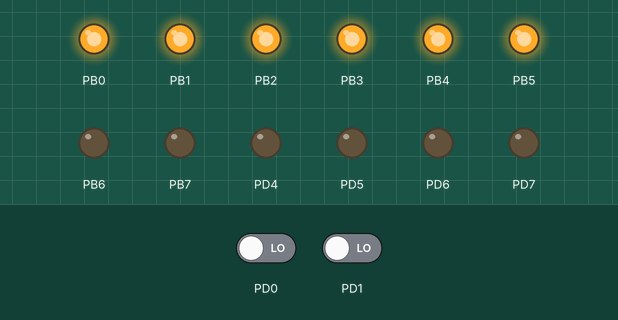
Simulated run of this program. Board: ATmega128, built with avr-gcc and emulated at 8 MHz. On the bench: output pins drawn as LEDs (lit = HIGH). Dashed ring = blinking. Inputs (shaded band) come from the test bench; at power-on: PD0 LOW, PD1 LOW.

Above: at 1.2 s.
1.3 s: PD0 driven HIGH
At 1.7 s:
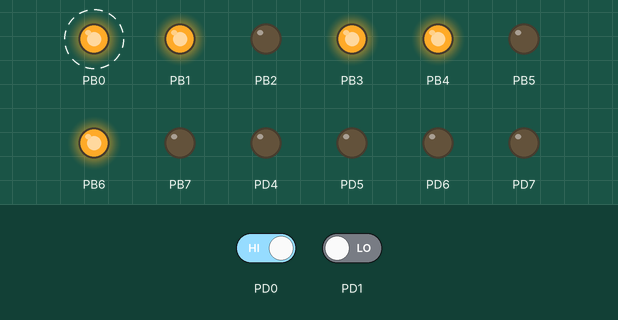
4.3 s: PD1 driven HIGH
At 5.0 s:
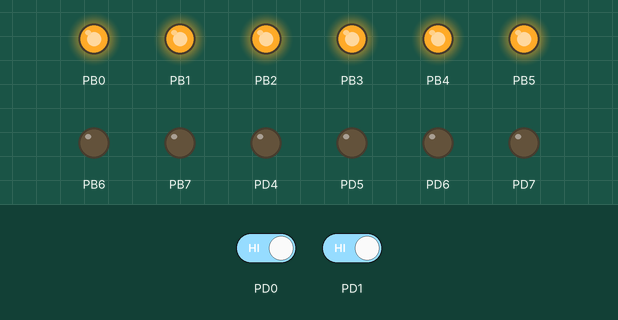
5.9 s: PD1 driven LOW
At 6.5 s:
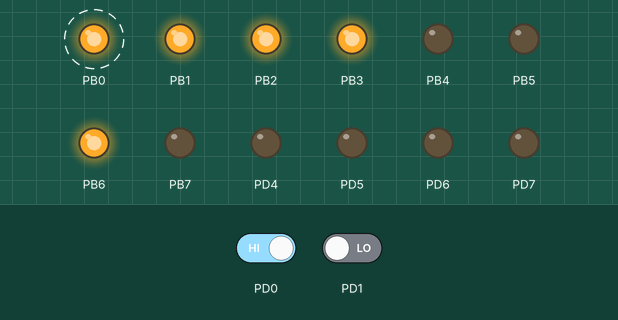
8.9 s: PD0 driven LOW
At 8.9 s:
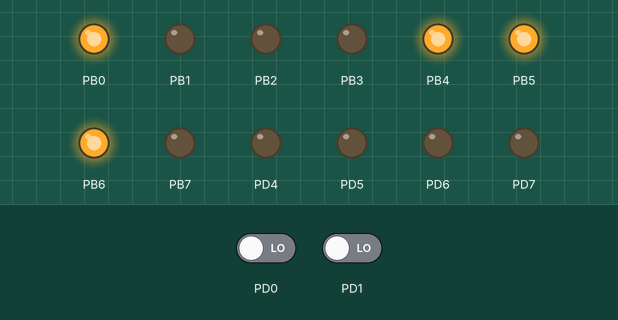
Timing chart, 0 to 11.4 s (numbered marks = the images above; inputs shaded):
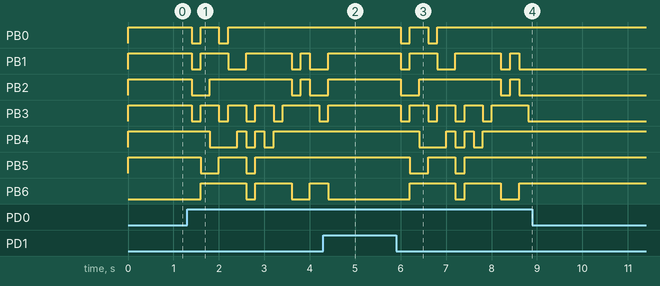

The program:

main.cpp
```cpp
// (licence header left out)
#define F_CPU 8e6

#include <avr/io.h>
#include <util/delay.h>


void wait( int ms ) {
	for (int i=0; i<ms; i++) {
		_delay_ms( 1 );		// library function (max 30 ms at 8MHz)
	}
}

const unsigned char symbols[16]{
	0x3F,
	0x30,
	0x5B,
	0x4F,
	0x66,
	0x6D,
	0x7D,
	0x07,
	0x7F,
	0x6F,
	0x77,
	0x7F,
	0x39,
	0x3F,
	0x79,
	0x71
};

int main( void ) {
	int count = 0;
	DDRB = 0xFF;
	DDRD = 0xF0;
	while(1){
		if(PIND &0x01 && PIND &0x02){
			count = 0;
		}
		else if(PIND & 0x01){
			count++;
			if(count > 15){
				count = 0;
			}
		}
		else if(PIND & 0x02){
			count--;
			if(count < 0){
				count = 15;
			}
		}

		PORTB = symbols[count];

		wait(200);
	}
	return 1;
}
```

Measured:
- after the input at 1.3 s, PB0: alternates HIGH for 0.40 s and LOW for 0.20 s, 4 changes in all, then stays HIGH, starting after 0.10 s; PB1: goes LOW 0.20 s, HIGH 0.60 s, LOW 0.40 s, HIGH 1.0 s, LOW 0.20 s, HIGH 0.20 s, then LOW, starting after 0.10 s
- after the input at 4.3 s, PB0: stops changing and stays HIGH; PB1–3: goes on until 4.4 s, then stays HIGH; PB4: stays HIGH (without the input it goes to LOW after 0.70 s); PB5: stays HIGH (without the input it goes to LOW after 0.50 s); PB6: goes on until 4.4 s, then stays LOW
- after the input at 5.9 s, PB0: alternates HIGH for 0.40 s and LOW for 0.20 s, 4 changes in all, then stays HIGH, starting after 0.11 s; PB1: goes LOW 0.20 s, HIGH 0.60 s, LOW 0.40 s, HIGH 1.0 s, LOW 0.20 s, HIGH 0.20 s, then LOW, starting after 0.11 s
- after the input at 8.9 s, PB0, PB4: stops changing and stays HIGH; PB1, PB3: stops changing and stays LOW; PB2: stays LOW (without the input it goes to HIGH after 0.11 s); PB5: stays HIGH (without the input it goes to LOW after 0.51 s); PB6: stays HIGH (without the input it goes to LOW after 0.11 s)
